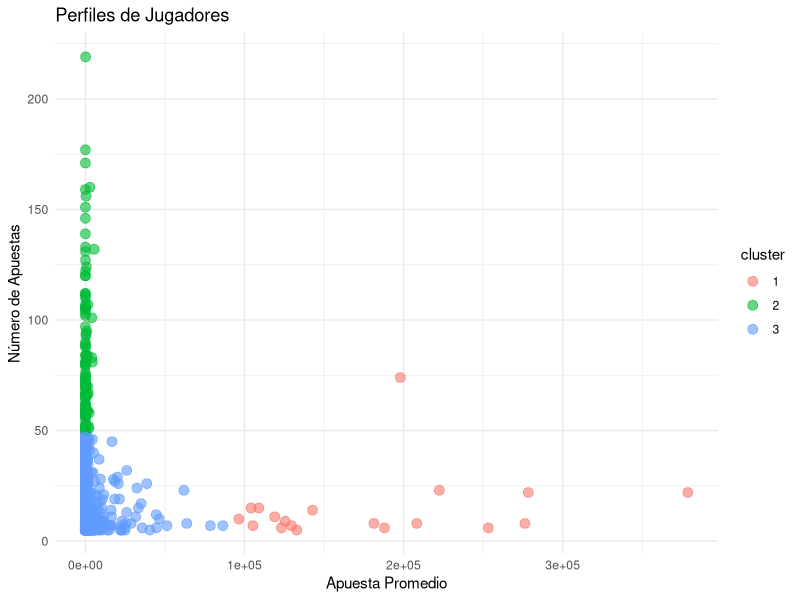
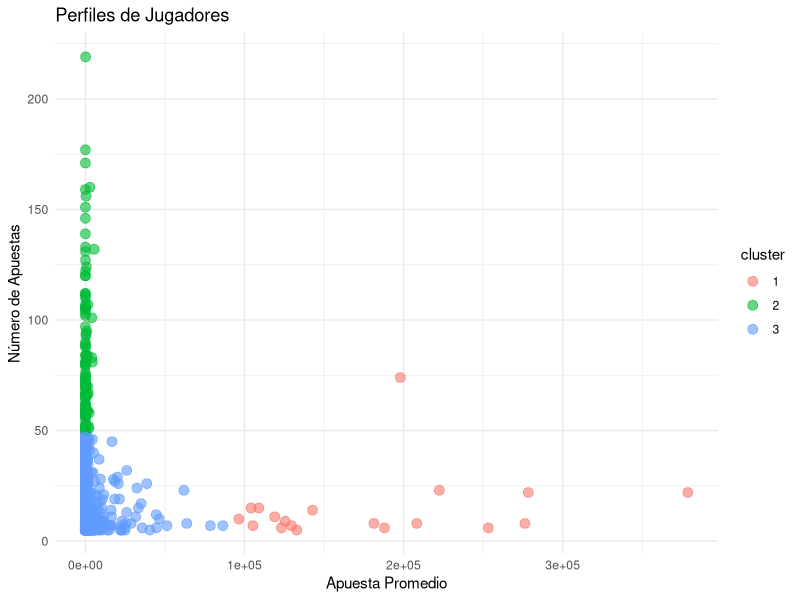

Recreate these plots in R, in order.
# ============================================
# 03 - CLUSTERING: PERFILES DE JUGADORES
# ============================================

library(dplyr)
library(ggplot2)

# Cargar datos procesados
data <- read.csv("datos/processed/bustabit_procesado.csv")

# Crear dataset de jugadores
jugadores <- data %>%
  group_by(Username) %>%
  summarise(
    apuestas_totales = n(),
    apuesta_promedio = mean(Bet),
    tasa_perdida = mean(perdio, na.rm = TRUE)
  ) %>%
  filter(apuestas_totales >= 5)

# Clustering (sin tasa_perdida porque es constante)
datos_cluster <- jugadores %>%
  select(apuestas_totales, apuesta_promedio) %>%
  scale()

set.seed(123)
kmeans_result <- kmeans(datos_cluster, centers = 3, nstart = 25)

jugadores$cluster <- as.factor(kmeans_result$cluster)

# Resumen por cluster
jugadores %>%
  group_by(cluster) %>%
  summarise(
    n = n(),
    apuesta_prom = mean(apuesta_promedio),
    apuestas_tot = mean(apuestas_totales)
  )

# Visualización
ggplot(jugadores, aes(x = apuesta_promedio, y = apuestas_totales, color = cluster)) +
  geom_point(alpha = 0.6, size = 3) +
  labs(
    title = "Perfiles de Jugadores",
    x = "Apuesta Promedio",
    y = "Número de Apuestas"
  ) +
  theme_minimal()

ggsave("results/figures/clusters_perfiles.png", width = 8, height = 6)
